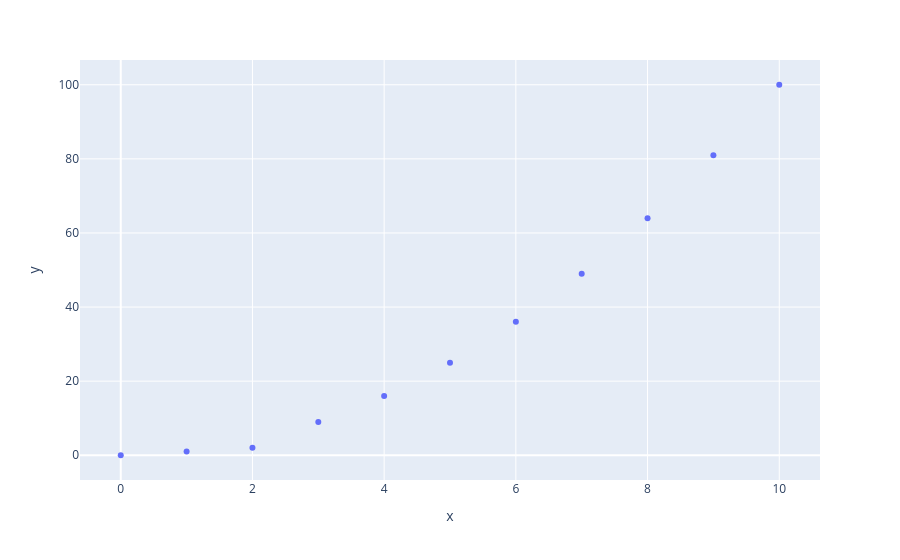

The notebook cell saved with this chart:
### Code cell
px.scatter(x=[0,1,2,3,4,5,6,7,8,9,10],y=[0,1,2,9,16,25,36,49,64,81,100])

### Figure 1 — Plotly figure (JSON) as saved in the notebook; plotly's stock layout.template omitted (floating-point values rounded to 4 significant figures)
{"data": [{"hovertemplate": "x=%{x}<br>y=%{y}<extra></extra>", "legendgroup": "", "marker": {"color": "#636efa", "symbol": "circle"}, "mode": "markers", "name": "", "orientation": "v", "showlegend": false, "type": "scatter", "x": [0, 1, 2, 3, 4, 5, 6, 7, 8, 9, 10], "xaxis": "x", "y": [0, 1, 2, 9, 16, 25, 36, 49, 64, 81, 100], "yaxis": "y"}], "layout": {"autosize": true, "legend": {"tracegroupgap": 0}, "margin": {"t": 60}, "xaxis": {"anchor": "y", "autorange": true, "domain": [0, 1], "range": [-0.6361, 10.64], "title": {"text": "x"}, "type": "linear"}, "yaxis": {"anchor": "x", "autorange": true, "domain": [0, 1], "range": [-7.743, 107.7], "title": {"text": "y"}, "type": "linear"}}}
